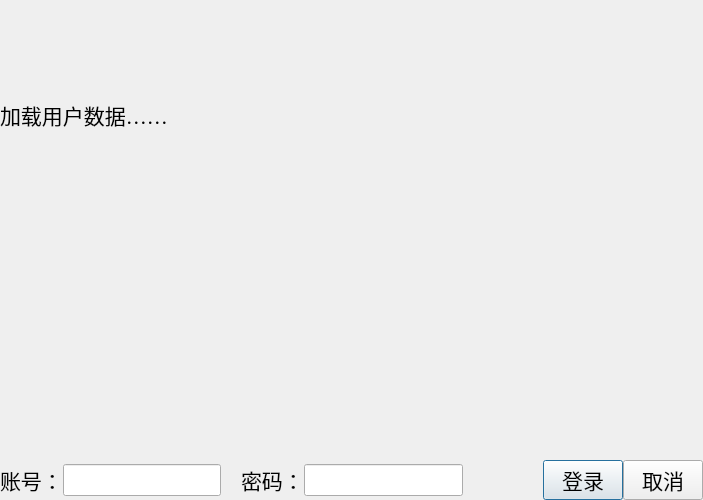
<?xml version="1.0" encoding="UTF-8"?>
<ui version="4.0">
 <class>LoginPage</class>
 <widget class="QDialog" name="LoginPage">
  <property name="geometry">
   <rect>
    <x>0</x>
    <y>0</y>
    <width>703</width>
    <height>500</height>
   </rect>
  </property>
  <property name="font">
   <font>
    <family>Times New Roman</family>
    <pointsize>16</pointsize>
   </font>
  </property>
  <property name="windowTitle">
   <string>Dialog</string>
  </property>
  <layout class="QVBoxLayout" name="verticalLayout">
   <property name="spacing">
    <number>0</number>
   </property>
   <property name="leftMargin">
    <number>0</number>
   </property>
   <property name="topMargin">
    <number>0</number>
   </property>
   <property name="rightMargin">
    <number>0</number>
   </property>
   <property name="bottomMargin">
    <number>0</number>
   </property>
   <item>
    <widget class="QLabel" name="label_loadState">
     <property name="text">
      <string>加载用户数据……</string>
     </property>
    </widget>
   </item>
   <item>
    <widget class="QLabel" name="label_3">
     <property name="text">
      <string/>
     </property>
     <property name="pixmap">
      <pixmap resource="../imag.qrc">:/imag/LoginPage_background.jpg</pixmap>
     </property>
     <property name="scaledContents">
      <bool>true</bool>
     </property>
    </widget>
   </item>
   <item>
    <layout class="QHBoxLayout" name="horizontalLayout">
     <item>
      <widget class="QLabel" name="label">
       <property name="text">
        <string>账号：</string>
       </property>
      </widget>
     </item>
     <item>
      <widget class="QLineEdit" name="lineEdit_id"/>
     </item>
     <item>
      <spacer name="horizontalSpacer">
       <property name="orientation">
        <enum>Qt::Horizontal</enum>
       </property>
       <property name="sizeType">
        <enum>QSizePolicy::Fixed</enum>
       </property>
       <property name="sizeHint" stdset="0">
        <size>
         <width>20</width>
         <height>20</height>
        </size>
       </property>
      </spacer>
     </item>
     <item>
      <widget class="QLabel" name="label_2">
       <property name="text">
        <string>密码：</string>
       </property>
      </widget>
     </item>
     <item>
      <widget class="QLineEdit" name="lineEdit_password">
       <property name="echoMode">
        <enum>QLineEdit::Password</enum>
       </property>
      </widget>
     </item>
     <item>
      <spacer name="horizontalSpacer_2">
       <property name="orientation">
        <enum>Qt::Horizontal</enum>
       </property>
       <property name="sizeType">
        <enum>QSizePolicy::Fixed</enum>
       </property>
       <property name="sizeHint" stdset="0">
        <size>
         <width>80</width>
         <height>20</height>
        </size>
       </property>
      </spacer>
     </item>
     <item>
      <widget class="QPushButton" name="pushButton_ok">
       <property name="text">
        <string>登录</string>
       </property>
       <property name="icon">
        <iconset resource="../icons.qrc">
         <normaloff>:/icons/ok_round.png</normaloff>:/icons/ok_round.png</iconset>
       </property>
       <property name="iconSize">
        <size>
         <width>25</width>
         <height>25</height>
        </size>
       </property>
      </widget>
     </item>
     <item>
      <widget class="QPushButton" name="pushButton_cancel">
       <property name="text">
        <string>取消</string>
       </property>
       <property name="icon">
        <iconset resource="../icons.qrc">
         <normaloff>:/icons/cancel_round.png</normaloff>:/icons/cancel_round.png</iconset>
       </property>
       <property name="iconSize">
        <size>
         <width>25</width>
         <height>25</height>
        </size>
       </property>
      </widget>
     </item>
    </layout>
   </item>
  </layout>
 </widget>
 <tabstops>
  <tabstop>lineEdit_id</tabstop>
  <tabstop>lineEdit_password</tabstop>
  <tabstop>pushButton_ok</tabstop>
  <tabstop>pushButton_cancel</tabstop>
 </tabstops>
 <resources>
  <include location="../imag.qrc"/>
  <include location="../icons.qrc"/>
 </resources>
 <connections>
  <connection>
   <sender>pushButton_cancel</sender>
   <signal>clicked()</signal>
   <receiver>LoginPage</receiver>
   <slot>reject()</slot>
   <hints>
    <hint type="sourcelabel">
     <x>1249</x>
     <y>844</y>
    </hint>
    <hint type="destinationlabel">
     <x>647</x>
     <y>431</y>
    </hint>
   </hints>
  </connection>
 </connections>
</ui>
